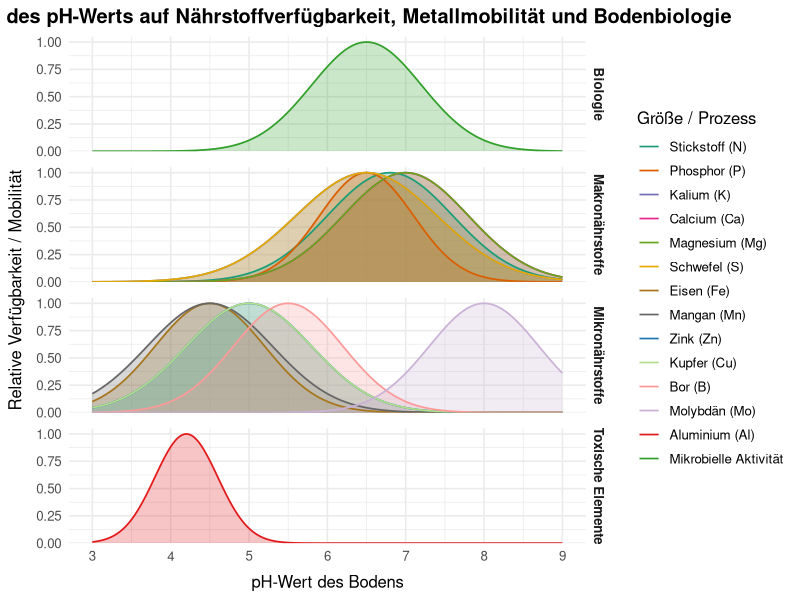
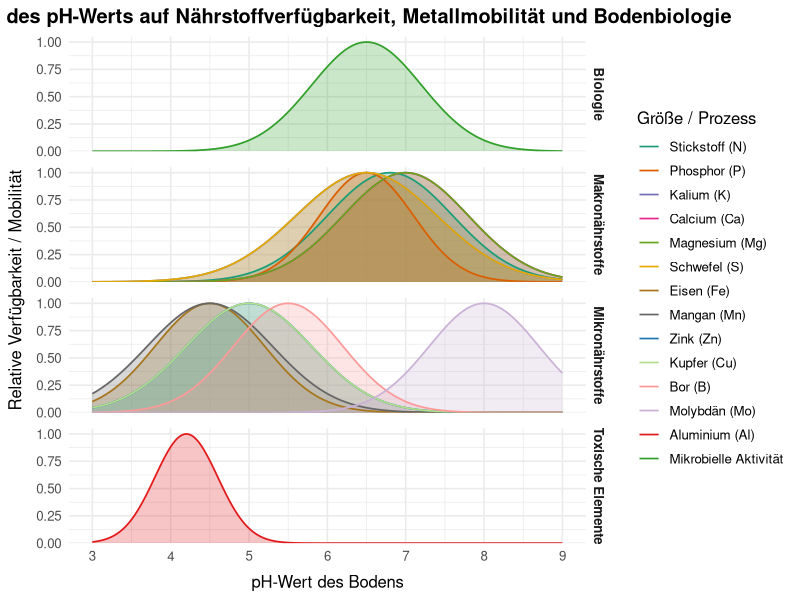

Source code (R) for these figures, in order:
# Wissenschaftliche Grafik: pH-Einfluss auf Nährstoffverfügbarkeit, Metallmobilität und Bodenbiologie

library(ggplot2)
library(dplyr)
library(tidyr)

# pH-Bereich
ph <- seq(3, 9, by = 0.01)

# Hilfsfunktion: Gauß-Kurve (0–1 skaliert)
gauss <- function(x, mu, sigma, max = 1) {
  max * exp(-0.5 * ((x - mu) / sigma)^2)
}

# Daten generieren: relative Verfügbarkeit/Mobilität (0–1) nach pH
df <- data.frame(
  pH = ph,
  
  # Makronährstoffe (Maximum ~ pH 6–7)
  N  = gauss(ph, 6.8, 0.8),
  P  = gauss(ph, 6.5, 0.6),
  K  = gauss(ph, 6.5, 0.9),
  Ca = gauss(ph, 7.0, 0.8),
  Mg = gauss(ph, 7.0, 0.8),
  S  = gauss(ph, 6.5, 0.9),
  
  # Mikronährstoffe (stärker verfügbar bei niedrigerem pH)
  Fe = gauss(ph, 4.5, 0.7),
  Mn = gauss(ph, 4.5, 0.8),
  Zn = gauss(ph, 5.0, 0.8),
  Cu = gauss(ph, 5.0, 0.8),
  B  = gauss(ph, 5.5, 0.7),
  
  # Molybdän – stärker verfügbar bei hohem pH
  Mo = gauss(ph, 8.0, 0.7),
  
  # Toxisches Aluminium – stark mobil bei pH < 5
  Al = gauss(ph, 4.2, 0.4, max = 1),
  
  # Biologie – Maximum bei ~6.5
  Mikrobielle_Aktivitaet = gauss(ph, 6.5, 0.7)
)

# In langes Format überführen
long <- df %>%
  pivot_longer(
    cols      = -pH,
    names_to  = "Stoff",
    values_to = "Verfuegbarkeit"
  ) %>%
  mutate(
    Gruppe = case_when(
      Stoff %in% c("N", "P", "K", "Ca", "Mg", "S") ~ "Makronährstoffe",
      Stoff %in% c("Fe", "Mn", "Zn", "Cu", "B", "Mo") ~ "Mikronährstoffe",
      Stoff == "Al" ~ "Toxische Elemente",
      Stoff == "Mikrobielle_Aktivitaet" ~ "Biologie",
      TRUE ~ "Sonstige"
    ),
    Stoff = dplyr::recode(
      Stoff,
      N  = "Stickstoff (N)",
      P  = "Phosphor (P)",
      K  = "Kalium (K)",
      Ca = "Calcium (Ca)",
      Mg = "Magnesium (Mg)",
      S  = "Schwefel (S)",
      Fe = "Eisen (Fe)",
      Mn = "Mangan (Mn)",
      Zn = "Zink (Zn)",
      Cu = "Kupfer (Cu)",
      B  = "Bor (B)",
      Mo = "Molybdän (Mo)",
      Al = "Aluminium (Al)",
      Mikrobielle_Aktivitaet = "Mikrobielle Aktivität"
    )
  )

# Farbpalette (optional anpassbar)
stoff_levels <- c(
  "Stickstoff (N)", "Phosphor (P)", "Kalium (K)",
  "Calcium (Ca)", "Magnesium (Mg)", "Schwefel (S)",
  "Eisen (Fe)", "Mangan (Mn)", "Zink (Zn)",
  "Kupfer (Cu)", "Bor (B)", "Molybdän (Mo)",
  "Aluminium (Al)", "Mikrobielle Aktivität"
)

long$Stoff <- factor(long$Stoff, levels = stoff_levels)

farben <- c(
  "Stickstoff (N)"        = "#1b9e77",
  "Phosphor (P)"          = "#d95f02",
  "Kalium (K)"            = "#7570b3",
  "Calcium (Ca)"          = "#e7298a",
  "Magnesium (Mg)"        = "#66a61e",
  "Schwefel (S)"          = "#e6ab02",
  "Eisen (Fe)"            = "#a6761d",
  "Mangan (Mn)"           = "#666666",
  "Zink (Zn)"             = "#1f78b4",
  "Kupfer (Cu)"           = "#b2df8a",
  "Bor (B)"               = "#fb9a99",
  "Molybdän (Mo)"         = "#cab2d6",
  "Aluminium (Al)"        = "#e31a1c",
  "Mikrobielle Aktivität" = "#33a02c"
)

# Grafik erstellen – jede Größe in eigenem horizontalen Panel
# Grafik mit Überlagerung, gruppiert nach Makro/Mikro/… und besser lesbar

p <- ggplot(long, aes(x = pH, y = Verfuegbarkeit, group = Stoff)) +
  # halbtransparente, gefüllte Flächen
  geom_area(aes(fill = Stoff),
            alpha = 0.25,          # Transparenz, damit Überlagerung sichtbar bleibt
            colour = NA,
            position = "identity") +
  # klare Linien oben drauf
  geom_line(aes(colour = Stoff),
            size = 0.6) +
  scale_fill_manual(values = farben, guide = "none") +   # gleiche Farben wie zuvor
  scale_colour_manual(values = farben, name = "Größe / Prozess") +
  scale_x_continuous(
    name   = "pH-Wert des Bodens",
    limits = c(3, 9),
    breaks = 3:9
  ) +
  scale_y_continuous(
    name   = "Relative Verfügbarkeit / Mobilität",
    limits = c(0, 1),
    expand = expansion(mult = c(0, 0.05))
  ) +
  facet_grid(Gruppe ~ ., scales = "fixed") +             # Gruppenzusammenfassung bleibt
  labs(
    title = "Einfluss des pH-Werts auf Nährstoffverfügbarkeit, Metallmobilität und Bodenbiologie"
  ) +
  theme_minimal(base_size = 12) +
  theme(
    legend.position   = "right",
    panel.spacing.y   = unit(0.8, "lines"),
    strip.text.y      = element_text(face = "bold"),
    plot.title        = element_text(face = "bold", hjust = 0.5),
    axis.title.x      = element_text(margin = margin(t = 8)),
    axis.title.y      = element_text(margin = margin(r = 8))
  )
p
ggsave(
  filename = "ph_boden_naehrstoffverfuegbarkeit.png",
  plot     = p,
  width    = 12,
  height   = 8,
  dpi      = 300,
  units    = "in"
)
